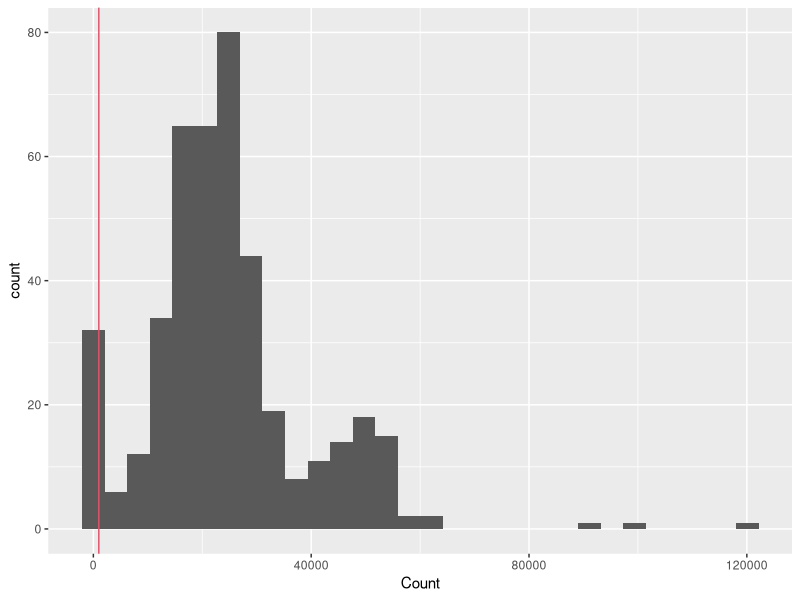
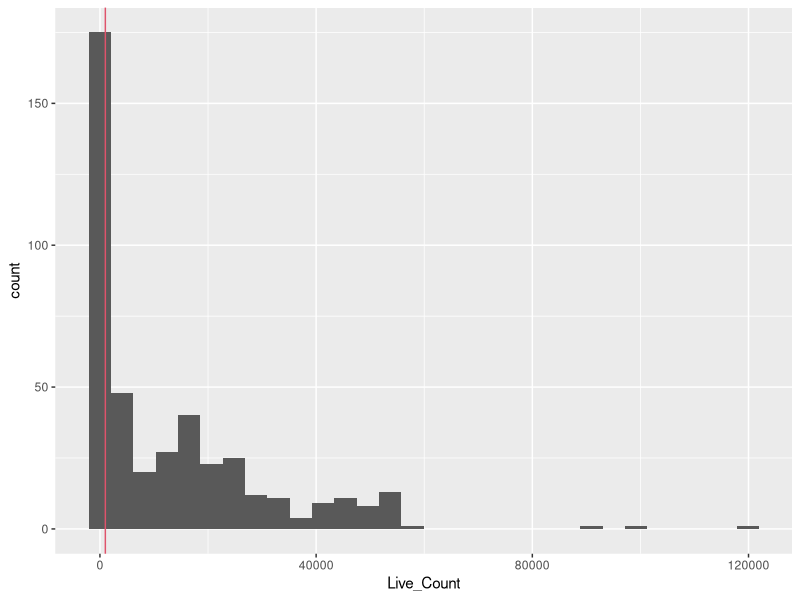
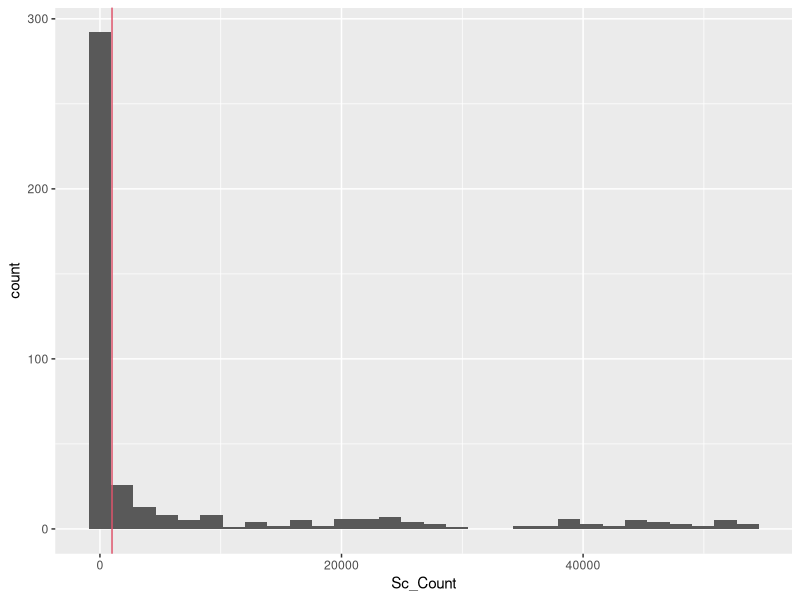
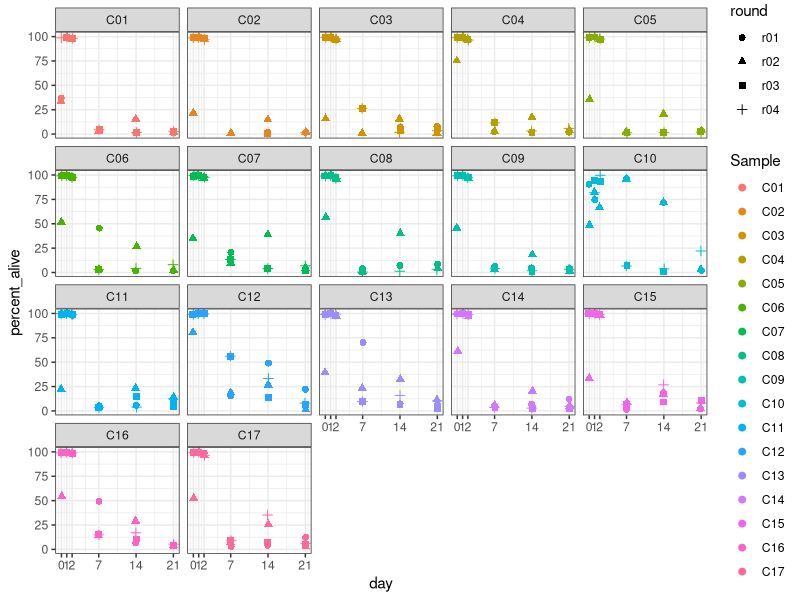
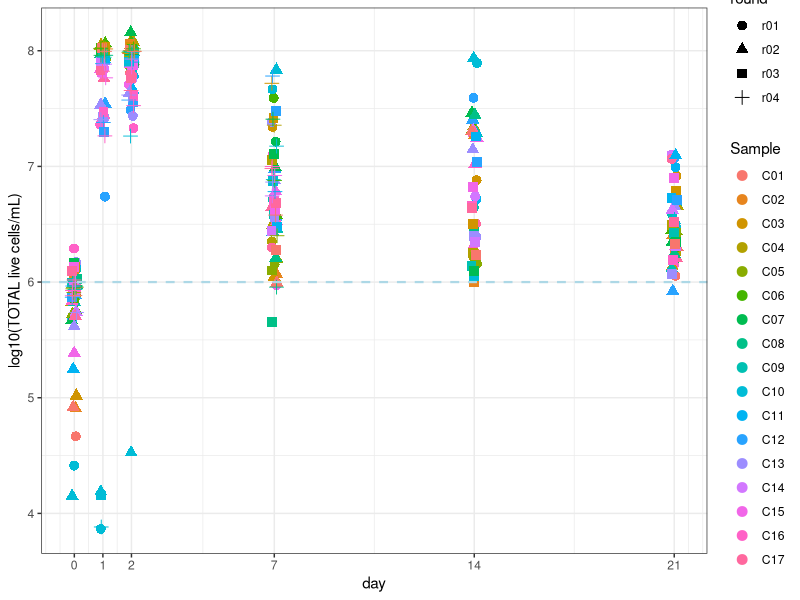
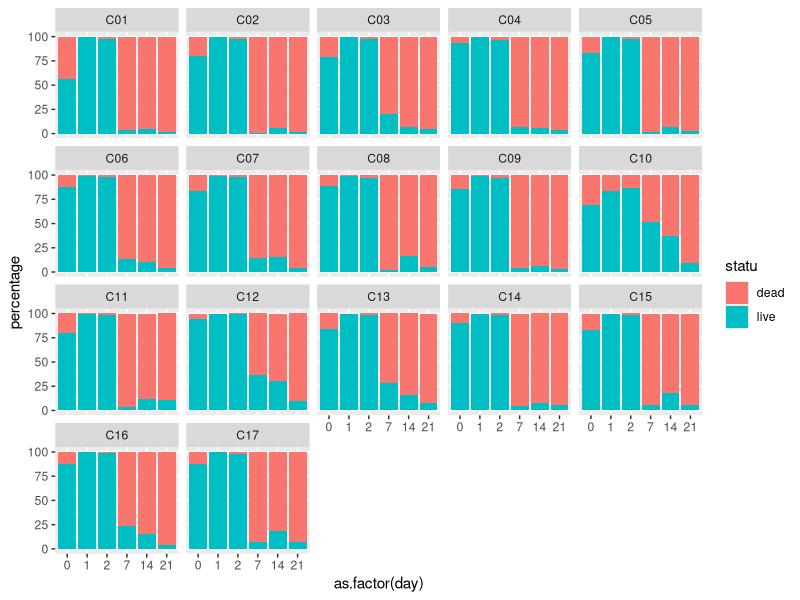
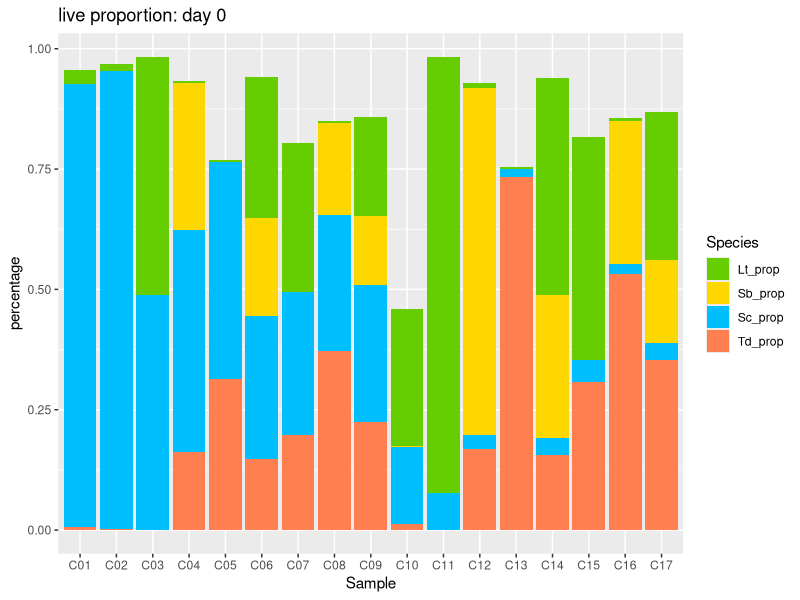
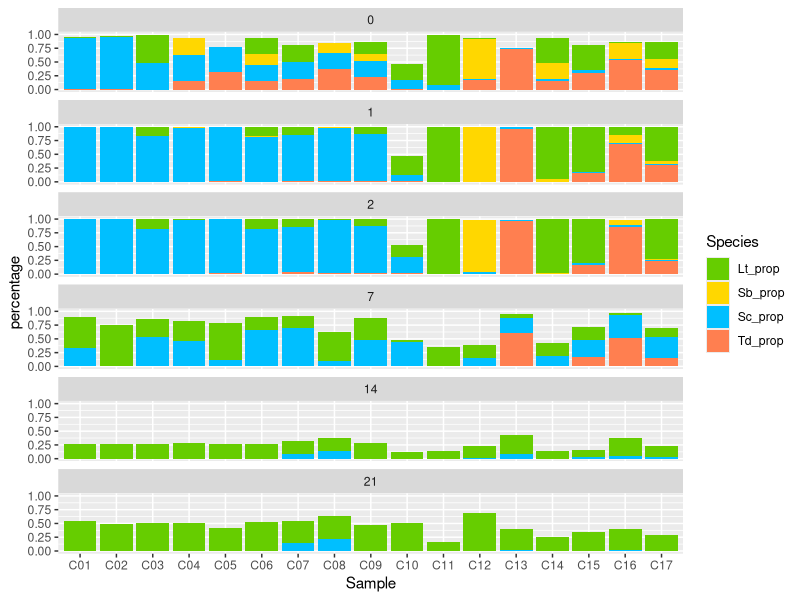

These figures' R source, in order:
# v8 worked on with Thibault: 27.04.2023
# continued by Alanna: 04.05.2023 - changed colours, seeing that noise is mostly from Lp gating, 
# removing data points with <200 counts (like a detection threshold)

##############################################################################################################
# TO DO: REMOVE PBS OR PBS+IP NOISE


##############################################################################################################
library(readxl)
library(tidyverse)

# Loading and transforming data #####
# remember to rename top of columns in excel file
setwd("~/Library/CloudStorage/OneDrive-WageningenUniversity&Research/2023_montpellier/experiments/cytometer")
# setwd("/Users/thibault/Google Drive/Boulot/Projets/Projet Alanna")

#round 1 import
day00.1 <- readxl::read_xlsx(path="cytometer_raw_EXCEL.xlsx", sheet = "r1_d00") 
day00.1 <- day00.1 %>%
  mutate(day = "d00") %>%
  mutate(round = "r01")

day01.1 <- readxl::read_xlsx(path="cytometer_raw_EXCEL.xlsx", sheet = "r1_d01") 
day01.1 <- day01.1 %>%
  mutate(day = "d01") %>%
  mutate(round = "r01")

day02.1 <- readxl::read_xlsx(path="cytometer_raw_EXCEL.xlsx", sheet = "r1_d02") 
day02.1 <- day02.1 %>%
  mutate(day = "d02") %>%
  mutate(round = "r01")
  
day07.1 <- readxl::read_xlsx(path="cytometer_raw_EXCEL.xlsx", "r1_d07")
day07.1 <- day07.1 %>%
  mutate(day = "d07") %>%
  mutate(round = "r01")

day14.1 <- readxl::read_xlsx(path="cytometer_raw_EXCEL.xlsx", sheet = "r1_d14")
day14.1 <- day14.1 %>%
  mutate(day = "d14") %>%
  mutate(round = "r01")

day21.1 <- readxl::read_xlsx(path="cytometer_raw_EXCEL.xlsx", sheet = "r1_d21")
day21.1 <- day21.1 %>%
  mutate(day = "d21") %>%
  mutate(round = "r01")


#round 2 import
day00.2 <- readxl::read_xlsx(path="cytometer_raw_EXCEL.xlsx", sheet = "r2_d00") 
day00.2 <- day00.2 %>%
  mutate(day = "d00") %>%
  mutate(round = "r02")

day01.2 <- readxl::read_xlsx(path="cytometer_raw_EXCEL.xlsx", sheet = "r2_d01") 
day01.2 <- day01.2 %>%
  mutate(day = "d01") %>%
  mutate(round = "r02")

day02.2 <- readxl::read_xlsx(path="cytometer_raw_EXCEL.xlsx", sheet = "r2_d02") 
day02.2 <- day02.2 %>%
  mutate(day = "d02") %>%
  mutate(round = "r02")

day07.2 <- readxl::read_xlsx(path="cytometer_raw_EXCEL.xlsx", "r2_d07")
day07.2 <- day07.2 %>%
  mutate(day = "d07") %>%
  mutate(round = "r02")

day14.2 <- readxl::read_xlsx(path="cytometer_raw_EXCEL.xlsx", sheet = "r2_d14")
day14.2 <- day14.2 %>%
  mutate(day = "d14") %>%
  mutate(round = "r02")

day21.2 <- readxl::read_xlsx(path="cytometer_raw_EXCEL.xlsx", sheet = "r2_d21")
day21.2 <- day21.2 %>%
  mutate(day = "d21") %>%
  mutate(round = "r02")


#round 3 import
day00.3 <- readxl::read_xlsx(path="cytometer_raw_EXCEL.xlsx", sheet = "r3_d00")
day00.3 <- day00.3 %>%
  mutate(day = "d00") %>%
  mutate(round = "r03")

day01.3 <- readxl::read_xlsx(path="cytometer_raw_EXCEL.xlsx", sheet = "r3_d01")
day01.3 <- day01.3 %>%
  mutate(day = "d01") %>%
  mutate(round = "r03")

day02.3 <- readxl::read_xlsx(path="cytometer_raw_EXCEL.xlsx", sheet = "r3_d02")
day02.3 <- day02.3 %>%
  mutate(day = "d02") %>%
  mutate(round = "r03")

day07.3 <- readxl::read_xlsx(path="cytometer_raw_EXCEL.xlsx", "r3_d07")
day07.3 <- day07.3 %>%
  mutate(day = "d07") %>%
  mutate(round = "r03")

day14.3 <- readxl::read_xlsx(path="cytometer_raw_EXCEL.xlsx", sheet = "r3_d14")
day14.3 <- day14.3 %>%
  mutate(day = "d14") %>%
  mutate(round = "r03")

day21.3 <- readxl::read_xlsx(path="cytometer_raw_EXCEL.xlsx", sheet = "r3_d21")
day21.3 <- day21.3 %>%
  mutate(day = "d21") %>%
  mutate(round = "r03")


#round 4 import
day00.4 <- readxl::read_xlsx(path="cytometer_raw_EXCEL.xlsx", sheet = "r4_d00")
day00.4 <- day00.4 %>%
  mutate(day = "d00") %>%
  mutate(round = "r04")

day01.4 <- readxl::read_xlsx(path="cytometer_raw_EXCEL.xlsx", sheet = "r4_d01")
day01.4 <- day01.4 %>%
  mutate(day = "d01") %>%
  mutate(round = "r04")

day02.4 <- readxl::read_xlsx(path="cytometer_raw_EXCEL.xlsx", sheet = "r4_d02")
day02.4 <- day02.4 %>%
  mutate(day = "d02") %>%
  mutate(round = "r04")

day07.4 <- readxl::read_xlsx(path="cytometer_raw_EXCEL.xlsx", "r3_d07")
day07.4 <- day07.4 %>%
  mutate(day = "d07") %>%
  mutate(round = "r04")

day14.4 <- readxl::read_xlsx(path="cytometer_raw_EXCEL.xlsx", sheet = "r4_d14")
day14.4 <- day14.4 %>%
  mutate(day = "d14") %>%
  mutate(round = "r04")

day21.4 <- readxl::read_xlsx(path="cytometer_raw_EXCEL.xlsx", sheet = "r4_d21")
day21.4 <- day21.4 %>%
  mutate(day = "d21") %>%
  mutate(round = "r04")


mydata <- rbind(day00.1, day01.1, day02.1, day07.1, day14.1, day21.1, 
                day00.2, day01.2, day02.2, day07.2, day14.2, day21.2,
                day00.3, day01.3, day02.3, day07.3, day14.3, day21.3,
                day00.4, day01.4, day02.4, day07.4, day14.4, day21.4 )


# transformation of the tab
vec <- which(!is.na(mydata$parameter1))
for(i in 1:(length(vec))){
  
  val1 <- vec[i]
  val2 <- (vec[i+1])-1
  
  
  if(i == length(vec)){
    mydata$parameter1[val1:nrow(mydata)] <- mydata$parameter1[val1]
  }else{
    mydata$parameter1[val1:val2] <- mydata$parameter1[val1]
  }
}


vec2 <- which(!is.na(mydata$parameter2))
for(i in 1:(length(vec2))){
  val1 <- vec2[i]
  val2 <- (vec2[i+1])-1
  
  if(i == length(vec2)){
    mydata$parameter2[val1:nrow(mydata)] <- mydata$parameter2[val1]
  }else{
    mydata$parameter2[val1:val2] <- mydata$parameter2[val1]
  }
}


vec3 <- which(!is.na(mydata$groups))
for(i in 1:(length(vec3))){
  val1 <- vec3[i]
  val2 <- (vec3[i+1])-1
  
  if(i == length(vec3)){
    mydata$groups[val1:nrow(mydata)] <- mydata$groups[val1]
  }else{
    mydata$groups[val1:val2] <- mydata$groups[val1]
  }
}

vec4 <- which(!is.na(mydata$gates))
for(i in 1:(length(vec4))){
  val1 <- vec4[i]
  val2 <- (vec4[i+1])-1
  
  if(i == length(vec4)){
    mydata$gates[val1:nrow(mydata)] <- mydata$gates[val1]
  }else{
    mydata$gates[val1:val2] <- mydata$gates[val1]
  }
}

mytidy <- mydata %>% slice(6:n())

#remove junk rows & repeat columns
myclean <- mytidy %>%
  filter(Sample != "Sample") %>%
  filter(Group != "NA") %>% 
  select(-c("Group", "Workspace", "Autogate Status" ))#check that it is all "Group" workspace 


#renaming things
myclean <- myclean %>% 
  mutate(gates = str_replace(gates,  "Gate: Bb", "Bb")) %>%  
  mutate(gates = str_replace(gates,  "Gate: Brett?", "Brett")) %>%  
  mutate(gates = str_replace(gates,  "Gate: Live", "Live")) %>%
  mutate(gates = str_replace(gates,  "Gate: Dead", "Dead")) %>%
  mutate(gates = str_replace(gates,  "Gate: All Events", "All Events")) %>%
  mutate(gates = str_replace(gates,  "Gate: Noise", "Noise")) %>%
  mutate(gates = str_replace(gates,  "Gate: Lt - mCh", "Lt")) %>%
  mutate(gates = str_replace(gates,  "Gate: Sb/Td - GFP/mCit", "Sb/Td")) %>%
  # mutate(gates = str_replace(gates,  "Gate: Sc BC3 - mCit+mCh", "Sc")) %>% #wont work :()
  mutate(gates = str_replace(gates,  "Gate: LpSyto9", "Lp")) %>%
  mutate(gates = str_replace(gates,  "Gate: Levures", "Levures")) %>%
  mutate(gates = str_replace(gates,  "Gate: Sb", "Sb")) %>%
  mutate(gates = str_replace(gates,  "Gate: Td", "Td")) 

#fix long names
myclean$parameter1 <- gsub(".*X Parameter: ","", myclean$parameter1) 
myclean$parameter2 <- gsub(".*Y Parameter: ","", myclean$parameter2) 
myclean$gates <- gsub(".*mCh","Sc", myclean$gates) #won't work above, so will change here
myclean$groups <- gsub(".*Group: ","", myclean$groups) 

# make numeric
myclean$Count <- as.numeric(myclean$Count)
myclean$Concentration <- as.numeric(myclean$Concentration)
myclean$`%Total` <- as.numeric(myclean$`%Total`)
myclean$`%Gated` <- as.numeric(myclean$`%Gated`)

#myclean$Sample[myclean$Sample == "D9"] <- "C01"
# write_csv(myclean, "myclean.csv")

unique(myclean$gates) # list all gate options (weird to remove? = Gate: R1, Brett?, Noise? )
unique(myclean$Sample) # check for weird things (currently to remove ="C01(1)", "D09", "F9", "C10_2")
unique(myclean$groups) 

# need to try and remove junk values 
myclean <- myclean %>% 
  filter(Sample != "C01(1)") %>% 
  filter(Sample != "D9") %>% 
  filter(Sample != "F9") %>% 
  filter(Sample != "C10_2")
unique(myclean$Sample) # check again 


## Select for total yeast #######
my_Total_population <- myclean %>%
  filter(parameter1 == "FSC-A") %>%
  filter(parameter2 == "SSC-A") %>%
  filter(gates == "Levures") %>%
  filter(groups == "IP") %>%
  mutate(type = "Total_population") %>%
  select(-parameter1, -parameter2,-gates, -groups,-Gate) %>%
  rename("Total_Concentration" = Concentration)

#table(my_Total_population$Sample, my_Total_population$day)

my_Total_population %>%
  # filter(Count > 1000) %>%
  ggplot(aes(x = Count)) +
  geom_histogram() +
  geom_vline(xintercept = 1000, col = 2)


## Live cells concentration ####
my_live_population <- myclean %>%
  filter(parameter1 == "BL3-H") %>%
  filter(parameter2 == "SSC-H") %>%
  filter(gates == "Live") %>%
  filter(groups == "IP") %>%
  mutate(type = "Live_population") %>%
  select(-parameter1, -parameter2,-gates, -groups,-Gate) %>%
  rename("Live_Concentration" = Concentration,
         "Live_Count" = Count)

my_live_population %>%
  filter(Live_Count < 1000) %>%
  as.data.frame()

my_live_population %>%
  ggplot(aes(x = Live_Count)) +
  geom_histogram() +
  geom_vline(xintercept = 1000, col = 2)

# not sure what this is ???
sum(my_live_population$Live_Count < 1000)/nrow(my_live_population) * 100


## Sc concentration ####
my_Sc_population <- myclean %>%
  filter(parameter1 == "YL2-H") %>%
  filter(parameter2 == "BL1-H") %>%
  filter(gates == "Sc") %>%
  filter(groups == "IP") %>%
  mutate(type = "Sc_population") %>%
  select(-parameter1, -parameter2,-gates, -groups,-Gate) %>%
  rename("Sc_Concentration" = Concentration,
         "Sc_Count" = Count)

my_Sc_population %>%
  filter(Sc_Count < 1000) %>%
  as.data.frame()

my_Sc_population %>%
  ggplot(aes(x = Sc_Count)) +
  geom_histogram() +
  geom_vline(xintercept = 1000, col = 2)

sum(my_Sc_population$Sc_Count < 1000)/nrow(my_Sc_population) * 100

## Sb concentration ####
my_Sb_population <- myclean %>%
  filter(parameter1 == "VL2-H") %>%
  filter(parameter2 == "SSC-H") %>%
  filter(gates == "Sb") %>%
  filter(groups == "IP") %>%
  mutate(type = "Sb_population") %>%
  select(-parameter1, -parameter2,-gates, -groups,-Gate) %>%
  rename("Sb_Concentration" = Concentration,
         "Sb_Count" = Count)

## Lt concentration ####
my_Lt_population <- myclean %>%
  filter(parameter1 == "YL2-H") %>%
  filter(parameter2 == "BL1-H") %>%
  filter(gates == "Lt") %>%
  filter(groups == "IP") %>%
  mutate(type = "Lt_population") %>%
  select(-parameter1, -parameter2,-gates, -groups,-Gate) %>%
  rename("Lt_Concentration" = Concentration,
         "Lt_Count" = Count)

## Td concentration ####
my_Td_population <- myclean %>%
  filter(parameter1 == "VL2-H") %>%
  filter(parameter2 == "SSC-H") %>%
  filter(gates == "Td") %>%
  filter(groups == "IP") %>%
  mutate(type = "Td_population") %>%
  select(-parameter1, -parameter2,-gates, -groups,-Gate) %>%
  rename("Td_Concentration" = Concentration,
         "Td_Count" = Count)

## seeing noise 
noise_Sc <- my_Sc_population %>% filter(Sample=="PBS+IP")
noise_Sb <- my_Sb_population %>% filter(Sample=="PBS+IP")
noise_Td <- my_Td_population %>% filter(Sample=="PBS+IP")
noise_Lt <- my_Lt_population %>% filter(Sample=="PBS+IP") #can see noise is in the Lt gate...



# check that tables actually made
table(my_live_population$Sample, my_live_population$day)
table(my_Sc_population$Sample,my_Sc_population$day)
table(my_Sb_population$Sample,my_Sb_population$day)
table(my_Lt_population$Sample,my_Lt_population$day)
table(my_Td_population$Sample,my_Td_population$day)


# Fusionner les tableaux #####
TOTAL <- my_Total_population  %>% select(day, Sample, round, Count, Total_Concentration)
LIVE <- my_live_population  %>% select(day, Sample, round, Live_Count, Live_Concentration)
SC <- my_Sc_population  %>% select(day, Sample, round, Sc_Count, Sc_Concentration)
SB <- my_Sb_population  %>% select(day, Sample, round, Sb_Count, Sb_Concentration)
LT <- my_Lt_population  %>% select(day, Sample, round, Lt_Count, Lt_Concentration)
TD <- my_Td_population  %>% select(day, Sample, round, Td_Count, Td_Concentration)

fused <- left_join(LIVE, SC) %>%
  left_join(SB) %>%
  left_join(LT) %>%
  left_join(TD) %>%
  left_join(TOTAL) 

fused <- fused %>%
  mutate(Sc_prop = Sc_Concentration/Live_Concentration) %>%
  mutate(Sb_prop = Sb_Concentration/Live_Concentration) %>%
  mutate(Lt_prop = Lt_Concentration/Live_Concentration) %>%
  mutate(Td_prop = Td_Concentration/Live_Concentration) %>%
  mutate(percent_alive = Live_Concentration/Total_Concentration*100)

# wrong <- fused %>% filter(percent_alive >=100) # check that there's 0 cases where live_concentration > total_concentration


#### Loading the dataset of dilutions #####
# also includes consortia compositions (yes/no for Sc, Lt, Td, Sb)
mydilutions <- readxl::read_xlsx(path="META_cyto.xlsx")  %>%
  pivot_longer(cyto_d00:cyto_d21, names_to = "day", values_to = "dilution") %>% 
  separate(day, c("A", "day")) %>% 
  select(-A) %>%
  rename("Sample" = comm)
  
# fusion of the two tables
joined <- left_join(fused, mydilutions)

# concentration calculation with the dilutions 
# 1000 ia to change from microL to mL
joined <- joined %>%
  mutate(Live_Concentration = Live_Concentration*dilution*1000) %>%
  mutate(Sc_Concentration = Sc_Concentration*dilution*1000) %>%
  mutate(Sb_Concentration = Sb_Concentration*dilution*1000) %>%
  mutate(Lt_Concentration = Lt_Concentration*dilution*1000) %>%
  mutate(Td_Concentration = Td_Concentration*dilution*1000) %>%
  mutate(Total_Concentration = Total_Concentration*dilution*1000)

joined <- joined %>% 
  filter(Sample != "IP") %>% 
  filter(Sample != "PBS+IP") %>% 
  filter(Sample != "IP+Syto9") %>% 
  filter(Sample != "Syto9") %>%
  filter(day !=14 | round != "r02") %>% # I think I forgot IP here, so remove this data...
  filter(Live_Count > 200) %>% #remove background junk (4 data points)
  filter(percent_alive <10000) 
  
# turn day into numeric 
joined$day <- gsub(".*d","", joined$day)
joined$day <- as.numeric(joined$day )

# plot live cells once transformed with dilution factor
#total live cells 

# plot percent alive over time
joined %>%
  ggplot(aes(x = day, y = percent_alive, col = Sample, shape = round)) +
  # geom_point(size = 2) +
  geom_jitter(width=0.1, size = 2) +
  labs(y = "percent_alive") +
  scale_x_continuous(breaks=c(0, 1, 2, 7, 14, 21))+
  theme_bw()+
  facet_wrap(~Sample)

# plot live cells over time
joined %>%
  ggplot(aes(x = day, y = log10(Live_Concentration), col = Sample, shape = round)) +
  geom_jitter(width=0.1, size = 3) +
  geom_hline(yintercept = log10(10^6), linetype='dashed', 
             col = 'lightblue', linewidth = 0.75) +
  labs(y = "log10(TOTAL live cells/mL)") + 
  theme_bw() +
  scale_x_continuous(breaks=c(0, 1, 2, 7, 14, 21))
# +
#   facet_wrap(~Sample)


# Graph of live proportion #####
joined %>%
  mutate(percent_dead = 100 - percent_alive)%>%
  select(day, Sample, round, dead = percent_dead, live = percent_alive) %>%
  group_by(day, Sample) %>%
  summarise_if(is.numeric, mean, na.rm = TRUE) %>%
  pivot_longer(dead:live,names_to = "statu", values_to = "percentage") %>%
  ggplot(aes(x = as.factor(day), y = percentage, fill = statu)) +
  geom_bar(stat = "identity") +
  facet_wrap(~Sample)
  
joined %>%
  filter(day == 0) %>%
  select(day, Sample, round,Sc_prop,   Sb_prop, Lt_prop,Td_prop) %>%
  group_by(day, Sample) %>%
  summarise_if(is.numeric, mean, na.rm = TRUE) %>%
  pivot_longer(Sc_prop:Td_prop,names_to = "Species", values_to = "percentage") %>%
  ggplot(aes(x = Sample, y = percentage, fill = Species)) +
  scale_fill_manual(values=c("chartreuse3", "gold", "deepskyblue", "coral"))+
  ggtitle("live proportion: day 0") +
  geom_bar(stat = "identity")

joined %>%
  # filter(day != 21) %>%
  # filter(day != 14) %>%
  # filter(day != 7) %>%
  select(day, Sample, round,Sc_prop,   Sb_prop, Lt_prop,Td_prop) %>%
  group_by(day, Sample) %>%
  summarise_if(is.numeric, mean, na.rm = TRUE) %>%
  pivot_longer(Sc_prop:Td_prop,names_to = "Species", values_to = "percentage") %>%
  ggplot(aes(x = Sample, y = percentage, fill = Species)) +
  scale_fill_manual(values=c("chartreuse3", "gold", "deepskyblue", "coral"))+
  geom_bar(stat = "identity") +
  facet_wrap(~day, ncol = 1)


# joined %>% # PROBLEM: C10 not looking much different than others. almost as if C10 & C11 switched in day 3
#   filter(day != 21) %>%
#   filter(day != 14) %>%
#   filter(day != 7) %>%
#   select(day, Sample, round,Sc_Concentration,   Sb_Concentration, Lt_Concentration,Td_Concentration) %>%
#   group_by(day, Sample) %>%
#   summarise_if(is.numeric, mean, na.rm = TRUE) %>%
#   pivot_longer(Sc_Concentration:Td_Concentration,names_to = "Species", values_to = "Population") %>%
#   ggplot(aes(x = Sample, y = log10(Population), fill = Species)) +
#   geom_bar(stat = "identity") +
#   facet_wrap(~day, ncol = 1)





######  make day numeric, make into long format for proportions and concentrations
mylong_conc <- joined %>% 
  select(day, Sample, round, Sc_Concentration, Sb_Concentration, Lt_Concentration, Td_Concentration) %>%
  pivot_longer(
    cols = Sc_Concentration:Td_Concentration,
    values_to = "concentration",
    names_to = "species"
  )

mylong_prop <- joined %>% 
  select(day, Sample, round,Sc_prop, Sb_prop,Lt_prop, Td_prop) %>%
  pivot_longer(
    cols = Sc_prop:Td_prop,
    values_to = "proportion",
    names_to = "species"
  )


# ALANNA testing things (percent alive for each species)
alanna <- joined %>% 
  select(day, Sample, round, Sc_prop, Sb_prop, Lt_prop, Td_prop, percent_alive) %>%
  pivot_longer(
    cols = Sc_prop:Td_prop,
    values_to = "proportion",
    names_to = "species"
  )

alanna <- alanna %>% mutate(prop_alive = proportion*percent_alive) 

alanna %>%
  group_by(day, Sample, species) %>%
  summarise_if(is.numeric, c(mean, sd), na.rm = TRUE) %>%
  ggplot(aes(x = day, y = prop_alive_fn1, col = species, group = species)) +
  scale_colour_manual(values=c("chartreuse3", "gold", "deepskyblue", "coral"))+
  geom_line(size=1) +
  geom_errorbar(aes(ymin=prop_alive_fn1-prop_alive_fn2, ymax=prop_alive_fn1+prop_alive_fn2))+
  facet_wrap(~Sample) +
  theme_bw(base_size = 15) +
  theme(axis.text.x = element_text(angle = 90)) +
  labs(y = "proportion alive") 




##### CONCENTRATIONS PLOTS
### line graph
mylong_conc %>%
  group_by(day, Sample, species) %>%
  summarise_if(is.numeric, c(mean, sd), na.rm = TRUE) %>%
  ggplot(aes(x = day, y = fn1, col = species, group = species)) +
  scale_colour_manual(values=c("chartreuse3", "gold", "deepskyblue", "coral"))+
  geom_line(size=0.8) +
  geom_errorbar(aes(ymin=fn1-fn2, ymax=fn1+fn2))+
  # geom_hline(yintercept =10^6)+
  facet_wrap(~Sample) +
  theme_bw(base_size = 15) +
  # theme(axis.text.x = element_text(angle = 90)) +
  scale_x_continuous(breaks=c(1, 2, 3, 7, 14, 21))+
  labs(y = "mean cells/mL") 

# ### barplot
# mylong_conc %>%  
#   # filter(Sample == "C17") %>%
#   # group_by(day, Sample , species) %>%
#   # summarise_if(is.numeric, c(mean,sd), na.rm = TRUE) %>%
#   # filter(round == "r01") %>%
#   ggplot(aes(x=interaction(round, as.factor(day)), y = concentration, fill = species)) +
#   # ggplot(aes(x=round, y = concentration, fill = species)) +
#   geom_col() +
#   facet_wrap(~Sample) +
#   theme_bw() +
#   theme(axis.text.x = element_text(angle = 90)) +
#   labs(y = "mean cells/mL", x = "day") 


############ PROPORTIONS
### line graph
mylong_prop%>%
  group_by(day, Sample, species) %>%
  summarise_if(is.numeric, c(mean, sd), na.rm = TRUE) %>%
  ggplot(aes(x = day, y = fn1, col = species, group = species)) +
  scale_colour_manual(values=c("chartreuse3", "gold", "deepskyblue", "coral"))+
  geom_line(size=0.8) +
  geom_errorbar(aes(ymin=fn1-fn2, ymax=fn1+fn2))+
  facet_wrap(~Sample) +
  theme_bw(base_size = 15) +
  theme(axis.text.x = element_text(angle = 90)) +
  labs(y = "proportion") 

### barplot
mylong_prop %>%  
  # filter(Sample == "C17") %>%
  # group_by(day, Sample , species) %>%
  # summarise_if(is.numeric, c(mean,sd), na.rm = TRUE) %>%
  # filter(round == "r01") %>%
  ggplot(aes(x=interaction(round, as.factor(day)), y = proportion, fill = species)) +
  scale_colour_manual(values=c("chartreuse3", "gold", "deepskyblue", "coral"))+
  # ggplot(aes(x=round, y = concentration, fill = species)) +
  geom_col() + ylim(0,1) +
  facet_wrap(~Sample) +
  theme_bw() +
  theme(axis.text.x = element_text(angle = 90)) +
  labs(y = "proportion", x = "day") 












